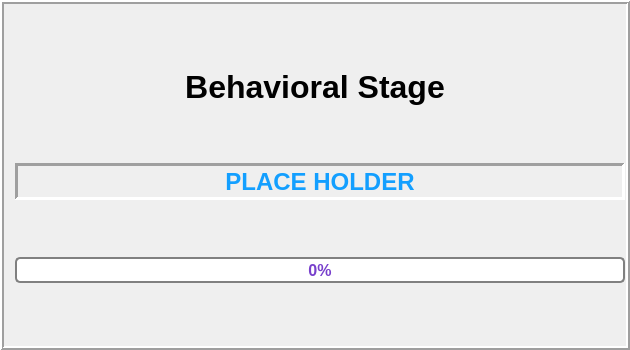
      <widget class="QFrame" name="BehavioralProgressPanel">
       <property name="sizePolicy">
        <sizepolicy hsizetype="Fixed" vsizetype="Fixed">
         <horstretch>0</horstretch>
         <verstretch>0</verstretch>
        </sizepolicy>
       </property>
       <property name="minimumSize">
        <size>
         <width>630</width>
         <height>350</height>
        </size>
       </property>
       <property name="maximumSize">
        <size>
         <width>630</width>
         <height>350</height>
        </size>
       </property>
       <property name="frameShape">
        <enum>QFrame::Box</enum>
       </property>
       <property name="frameShadow">
        <enum>QFrame::Raised</enum>
       </property>
       <property name="lineWidth">
        <number>2</number>
       </property>
       <layout class="QGridLayout" name="gridLayout_2">
        <item row="0" column="0">
         <widget class="QLabel" name="BehavioralProgressTitle">
          <property name="sizePolicy">
           <sizepolicy hsizetype="Fixed" vsizetype="Expanding">
            <horstretch>0</horstretch>
            <verstretch>0</verstretch>
           </sizepolicy>
          </property>
          <property name="minimumSize">
           <size>
            <width>384</width>
            <height>40</height>
           </size>
          </property>
          <property name="maximumSize">
           <size>
            <width>610</width>
            <height>37</height>
           </size>
          </property>
          <property name="font">
           <font>
            <pointsize>24</pointsize>
            <bold>true</bold>
           </font>
          </property>
          <property name="text">
           <string>Behavioral Stage</string>
          </property>
          <property name="alignment">
           <set>Qt::AlignCenter</set>
          </property>
         </widget>
        </item>
        <item row="2" column="0" alignment="Qt::AlignHCenter">
         <widget class="QProgressBar" name="behavioral_progress_bar">
          <property name="sizePolicy">
           <sizepolicy hsizetype="Fixed" vsizetype="Fixed">
            <horstretch>0</horstretch>
            <verstretch>0</verstretch>
           </sizepolicy>
          </property>
          <property name="minimumSize">
           <size>
            <width>610</width>
            <height>26</height>
           </size>
          </property>
          <property name="maximumSize">
           <size>
            <width>610</width>
            <height>26</height>
           </size>
          </property>
          <property name="styleSheet">
           <string notr="true"> QProgressBar {
     border: 2px solid grey;
     border-radius: 5px;
	 color: #7840cc;
	 font: bold 16px;
	 text-align:center;
	
 }

 QProgressBar::chunk {
     background-color: #40cc8a;
     width: 20px;
 }
</string>
          </property>
          <property name="value">
           <number>0</number>
          </property>
          <property name="alignment">
           <set>Qt::AlignCenter</set>
          </property>
          <property name="textVisible">
           <bool>true</bool>
          </property>
          <property name="orientation">
           <enum>Qt::Horizontal</enum>
          </property>
          <property name="invertedAppearance">
           <bool>false</bool>
          </property>
          <property name="textDirection">
           <enum>QProgressBar::TopToBottom</enum>
          </property>
         </widget>
        </item>
        <item row="1" column="0" alignment="Qt::AlignHCenter">
         <widget class="QLabel" name="currrent_stage_var">
          <property name="sizePolicy">
           <sizepolicy hsizetype="Fixed" vsizetype="Fixed">
            <horstretch>0</horstretch>
            <verstretch>0</verstretch>
           </sizepolicy>
          </property>
          <property name="minimumSize">
           <size>
            <width>610</width>
            <height>37</height>
           </size>
          </property>
          <property name="maximumSize">
           <size>
            <width>610</width>
            <height>37</height>
           </size>
          </property>
          <property name="palette">
           <palette>
            <active>
             <colorrole role="WindowText">
              <brush brushstyle="SolidPattern">
               <color alpha="255">
                <red>19</red>
                <green>159</green>
                <blue>255</blue>
               </color>
              </brush>
             </colorrole>
             <colorrole role="Text">
              <brush brushstyle="SolidPattern">
               <color alpha="255">
                <red>19</red>
                <green>159</green>
                <blue>255</blue>
               </color>
              </brush>
             </colorrole>
            </active>
            <inactive>
             <colorrole role="WindowText">
              <brush brushstyle="SolidPattern">
               <color alpha="255">
                <red>19</red>
                <green>159</green>
                <blue>255</blue>
               </color>
              </brush>
             </colorrole>
             <colorrole role="Text">
              <brush brushstyle="SolidPattern">
               <color alpha="255">
                <red>19</red>
                <green>159</green>
                <blue>255</blue>
               </color>
              </brush>
             </colorrole>
            </inactive>
            <disabled>
             <colorrole role="WindowText">
              <brush brushstyle="SolidPattern">
               <color alpha="255">
                <red>120</red>
                <green>120</green>
                <blue>120</blue>
               </color>
              </brush>
             </colorrole>
             <colorrole role="Text">
              <brush brushstyle="SolidPattern">
               <color alpha="255">
                <red>120</red>
                <green>120</green>
                <blue>120</blue>
               </color>
              </brush>
             </colorrole>
            </disabled>
           </palette>
          </property>
          <property name="font">
           <font>
            <pointsize>18</pointsize>
            <bold>true</bold>
           </font>
          </property>
          <property name="frameShape">
           <enum>QFrame::Panel</enum>
          </property>
          <property name="frameShadow">
           <enum>QFrame::Sunken</enum>
          </property>
          <property name="lineWidth">
           <number>3</number>
          </property>
          <property name="text">
           <string>PLACE HOLDER</string>
          </property>
          <property name="alignment">
           <set>Qt::AlignCenter</set>
          </property>
         </widget>
        </item>
       </layout>
      </widget>
